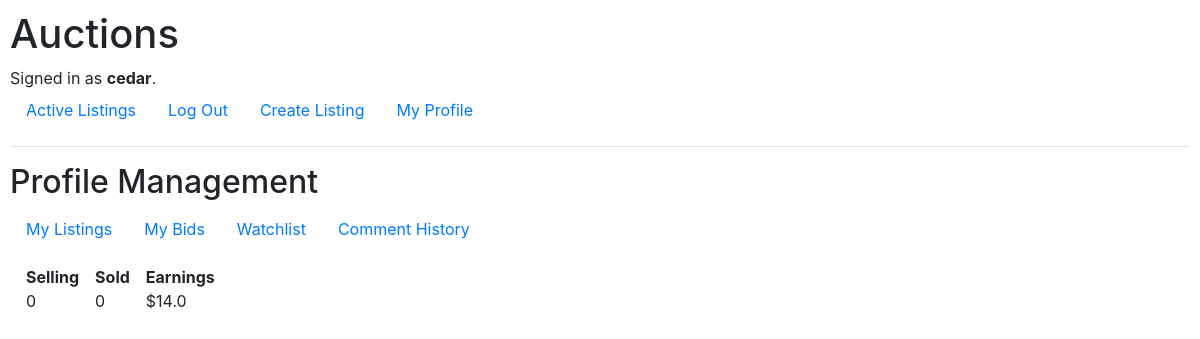
Before: /user (signed in) with the older database file.
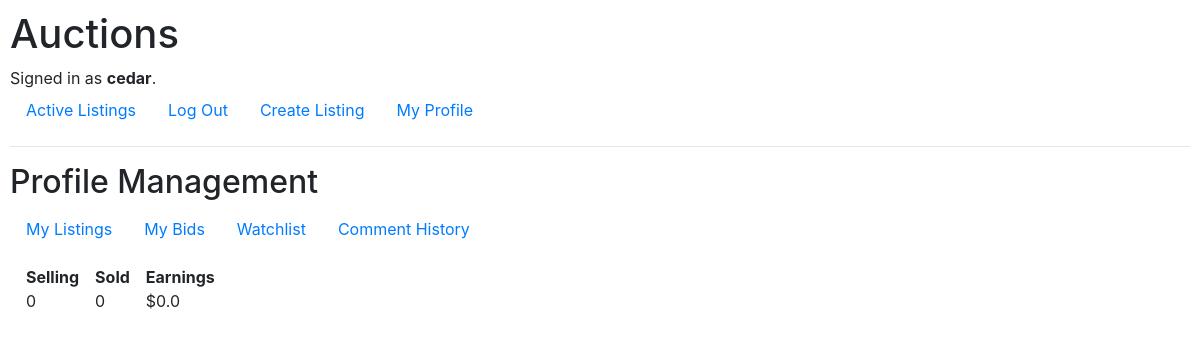
After: the same page with the newer database file.
### auctions/models.py (models this page shows, shortened)
class User(AbstractUser):
    id = models.AutoField(primary_key=True)
    watching = models.ManyToManyField('Listing', blank=True, null=True)
    selling_num = models.IntegerField(default=0)
    sold_num = models.IntegerField(default=0)
    earnings = models.FloatField(default=0)

### auctions/views/usermng.py (the view)
# urls.py: path("user", usermng.viewuser, name="viewuser"),
@login_required
def viewuser(request):
    return render(request, 'auctions/user/viewuser.html', {
        'user': request.user
    })

### auctions/templates/auctions/user/viewuser.html
{% extends "auctions/user/layout.html" %}
{% block userbody %}
<ul class="list-unstyled d-flex px-2 py-2">
    <li class="me3 px-2 py-2">
        <b>Selling</b>
        <div>{{ user.selling_num }}</div>
    </li>
    <li class="me3 px-2 py-2">
        <b>Sold</b>
        <div>{{ user.sold_num }}</div>
    </li>
    <li class="me3 px-2 py-2">
        <b>Earnings</b>
        <div>${{ user.earnings }}</div>
    </li>
</ul>
{% endblock %}

### auctions/templates/auctions/layout.html (shortened to what this page needs)
{% load static %}
<!DOCTYPE html>
<html lang="en">
    <head>
        <link rel="stylesheet" href="https://stackpath.bootstrapcdn.com/bootstrap/4.4.1/css/bootstrap.min.css">
        <link href="{% static 'auctions/styles.css' %}" rel="stylesheet">
    </head>
    <body>
        <h1>Auctions</h1>
        <div>
            {% if user.is_authenticated %}
                Signed in as <strong>{{ user.username }}</strong>.
            {% else %}
                Not signed in.
            {% endif %}
        </div>
        <ul class="nav">
            <li class="nav-item">
                <a class="nav-link" href="{% url 'index' %}">Active Listings</a>
            </li>
            {% if user.is_authenticated %}
                <li class="nav-item">
                    <a class="nav-link" href="{% url 'logout' %}">Log Out</a>
                </li>
                <li class="nav-item">
                    <a class="nav-link" href="{% url 'createlisting' %}">Create Listing</a>
                </li>
                <li>
                    <a class="nav-link" href="{% url 'viewuser' %}">My Profile</a>
                </li>
            {% endif %}
        </ul>
        <hr>
        {% block body %}
        {% endblock %}
    </body>
</html>

Changed rows visible on the page:
changed User "cedar": earnings "14.0" → "0.0"
